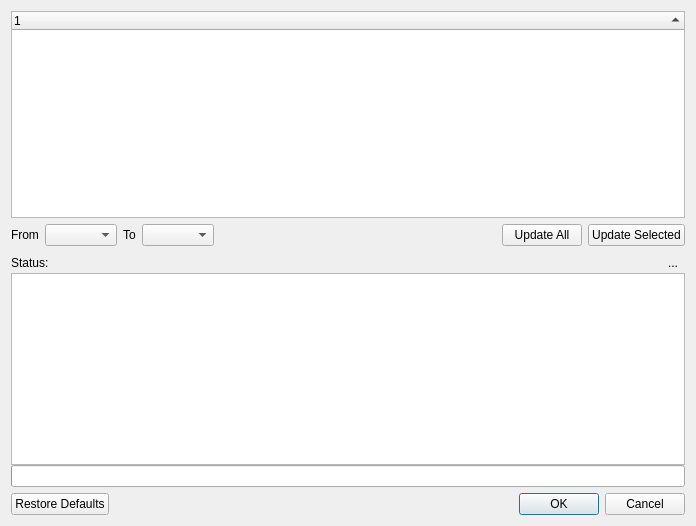
<?xml version="1.0" encoding="UTF-8"?>
<ui version="4.0">
 <author>Kevin Tambascio &lt;ktambascio@users.sourceforge.net&gt;</author>
 <class>KEquityPriceUpdateDlg</class>
 <widget class="QDialog" name="KEquityPriceUpdateDlg">
  <property name="geometry">
   <rect>
    <x>0</x>
    <y>0</y>
    <width>696</width>
    <height>526</height>
   </rect>
  </property>
  <property name="windowTitle">
   <string>Update Stock and Currency Prices</string>
  </property>
  <layout class="QVBoxLayout" name="verticalLayout_2">
   <item>
    <widget class="QTreeWidget" name="lvEquityList">
     <property name="minimumSize">
      <size>
       <width>350</width>
       <height>0</height>
      </size>
     </property>
     <property name="toolTip">
      <string>List of known Equities, and the date they were last updated on.</string>
     </property>
     <property name="frameShape">
      <enum>QFrame::StyledPanel</enum>
     </property>
     <property name="frameShadow">
      <enum>QFrame::Plain</enum>
     </property>
     <property name="alternatingRowColors">
      <bool>true</bool>
     </property>
     <property name="rootIsDecorated">
      <bool>false</bool>
     </property>
     <property name="sortingEnabled">
      <bool>true</bool>
     </property>
     <property name="allColumnsShowFocus">
      <bool>true</bool>
     </property>
     <column>
      <property name="text">
       <string notr="true">1</string>
      </property>
     </column>
    </widget>
   </item>
   <item>
    <layout class="QHBoxLayout" name="horizontalLayout_3">
     <item>
      <widget class="QWidget" name="m_dateContainer" native="true">
       <layout class="QHBoxLayout" name="horizontalLayout">
        <property name="leftMargin">
         <number>0</number>
        </property>
        <property name="topMargin">
         <number>0</number>
        </property>
        <property name="rightMargin">
         <number>0</number>
        </property>
        <property name="bottomMargin">
         <number>0</number>
        </property>
        <item>
         <widget class="QLabel" name="m_fromLabel">
          <property name="text">
           <string comment="@label:chooser Date">From</string>
          </property>
         </widget>
        </item>
        <item>
         <widget class="KMyMoneyDateEdit" name="m_fromDate"/>
        </item>
        <item>
         <widget class="QLabel" name="m_toLabel">
          <property name="text">
           <string comment="@label:chooser Date">To</string>
          </property>
         </widget>
        </item>
        <item>
         <widget class="KMyMoneyDateEdit" name="m_toDate"/>
        </item>
       </layout>
      </widget>
     </item>
     <item>
      <spacer name="horizontalSpacer_2">
       <property name="orientation">
        <enum>Qt::Horizontal</enum>
       </property>
       <property name="sizeHint" stdset="0">
        <size>
         <width>40</width>
         <height>20</height>
        </size>
       </property>
      </spacer>
     </item>
     <item>
      <widget class="QPushButton" name="btnUpdateAll">
       <property name="text">
        <string>Update All</string>
       </property>
      </widget>
     </item>
     <item>
      <widget class="QPushButton" name="btnUpdateSelected">
       <property name="text">
        <string>Update Selected</string>
       </property>
      </widget>
     </item>
    </layout>
   </item>
   <item>
    <widget class="QWidget" name="statusContainer" native="true">
     <layout class="QVBoxLayout" name="verticalLayout">
      <property name="spacing">
       <number>0</number>
      </property>
      <property name="leftMargin">
       <number>0</number>
      </property>
      <property name="topMargin">
       <number>0</number>
      </property>
      <property name="rightMargin">
       <number>0</number>
      </property>
      <property name="bottomMargin">
       <number>0</number>
      </property>
      <item>
       <layout class="QHBoxLayout" name="horizontalLayout_2">
        <item>
         <widget class="QLabel" name="textLabel1">
          <property name="text">
           <string>Status:</string>
          </property>
          <property name="wordWrap">
           <bool>false</bool>
          </property>
         </widget>
        </item>
        <item>
         <spacer name="horizontalSpacer">
          <property name="orientation">
           <enum>Qt::Horizontal</enum>
          </property>
          <property name="sizeHint" stdset="0">
           <size>
            <width>40</width>
            <height>20</height>
           </size>
          </property>
         </spacer>
        </item>
        <item>
         <widget class="QToolButton" name="closeStatusButton">
          <property name="text">
           <string>...</string>
          </property>
          <property name="autoRaise">
           <bool>true</bool>
          </property>
         </widget>
        </item>
       </layout>
      </item>
      <item>
       <widget class="KTextEdit" name="lbStatus">
        <property name="focusPolicy">
         <enum>Qt::NoFocus</enum>
        </property>
        <property name="readOnly">
         <bool>true</bool>
        </property>
       </widget>
      </item>
      <item>
       <widget class="QProgressBar" name="prgOnlineProgress"/>
      </item>
     </layout>
    </widget>
   </item>
   <item>
    <widget class="QDialogButtonBox" name="buttonBox">
     <property name="standardButtons">
      <set>QDialogButtonBox::Cancel|QDialogButtonBox::Ok|QDialogButtonBox::RestoreDefaults</set>
     </property>
    </widget>
   </item>
  </layout>
 </widget>
 <layoutdefault spacing="6" margin="11"/>
 <customwidgets>
  <customwidget>
   <class>KTextEdit</class>
   <extends>QTextEdit</extends>
   <header>ktextedit.h</header>
  </customwidget>
  <customwidget>
   <class>KDateComboBox</class>
   <extends>QComboBox</extends>
   <header>kdatecombobox.h</header>
  </customwidget>
  <customwidget>
   <class>KMyMoneyDateEdit</class>
   <extends>KDateComboBox</extends>
   <header>kmymoneydateedit.h</header>
   <container>1</container>
  </customwidget>
 </customwidgets>
 <tabstops>
  <tabstop>lvEquityList</tabstop>
  <tabstop>m_fromDate</tabstop>
  <tabstop>m_toDate</tabstop>
  <tabstop>btnUpdateAll</tabstop>
  <tabstop>btnUpdateSelected</tabstop>
  <tabstop>lbStatus</tabstop>
  <tabstop>closeStatusButton</tabstop>
 </tabstops>
 <resources/>
 <connections>
  <connection>
   <sender>buttonBox</sender>
   <signal>accepted()</signal>
   <receiver>KEquityPriceUpdateDlg</receiver>
   <slot>accept()</slot>
   <hints>
    <hint type="sourcelabel">
     <x>268</x>
     <y>458</y>
    </hint>
    <hint type="destinationlabel">
     <x>268</x>
     <y>240</y>
    </hint>
   </hints>
  </connection>
  <connection>
   <sender>buttonBox</sender>
   <signal>rejected()</signal>
   <receiver>KEquityPriceUpdateDlg</receiver>
   <slot>reject()</slot>
   <hints>
    <hint type="sourcelabel">
     <x>268</x>
     <y>458</y>
    </hint>
    <hint type="destinationlabel">
     <x>268</x>
     <y>240</y>
    </hint>
   </hints>
  </connection>
 </connections>
</ui>
